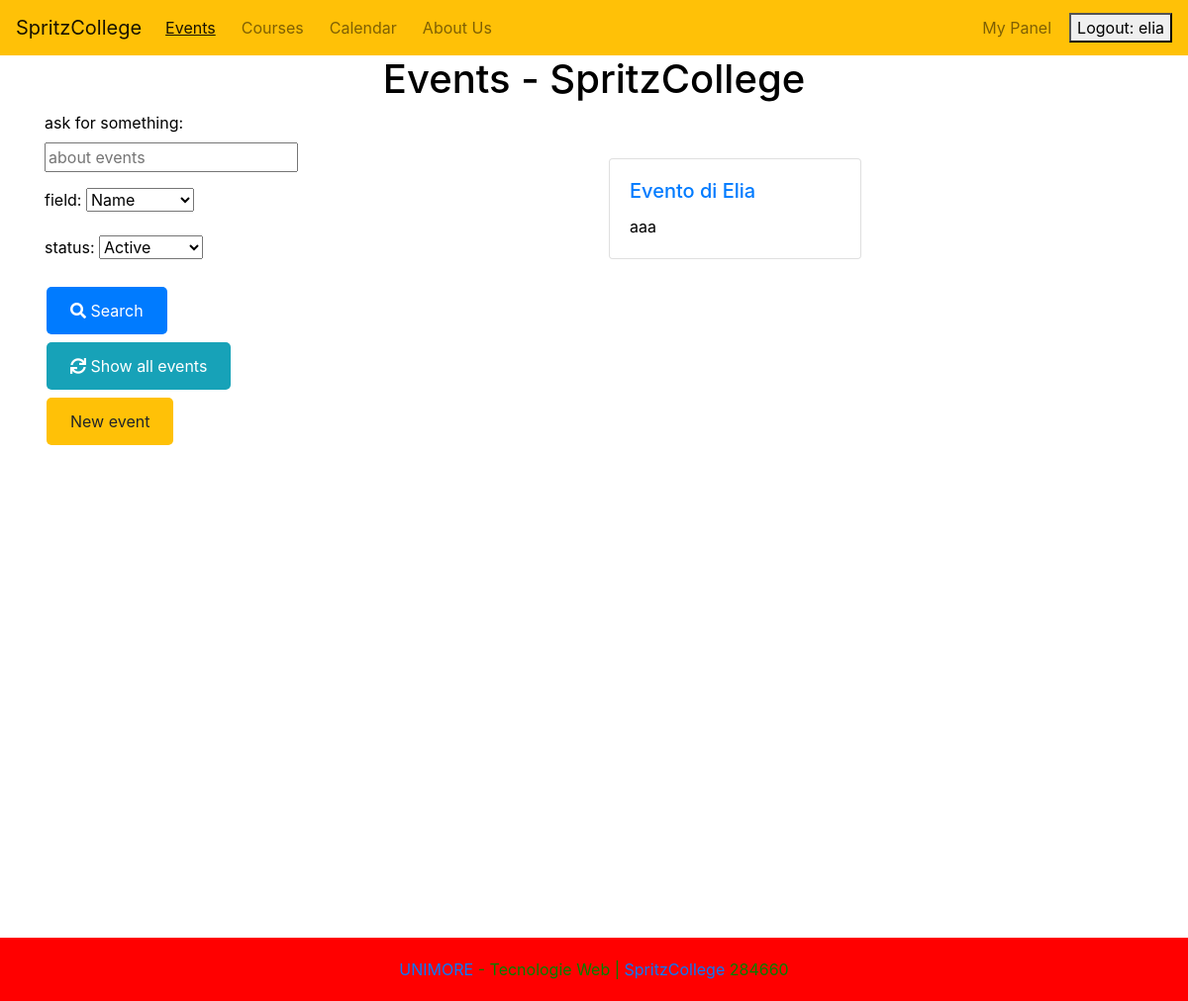
Before: /activities/events/ (signed in) with the older database file.
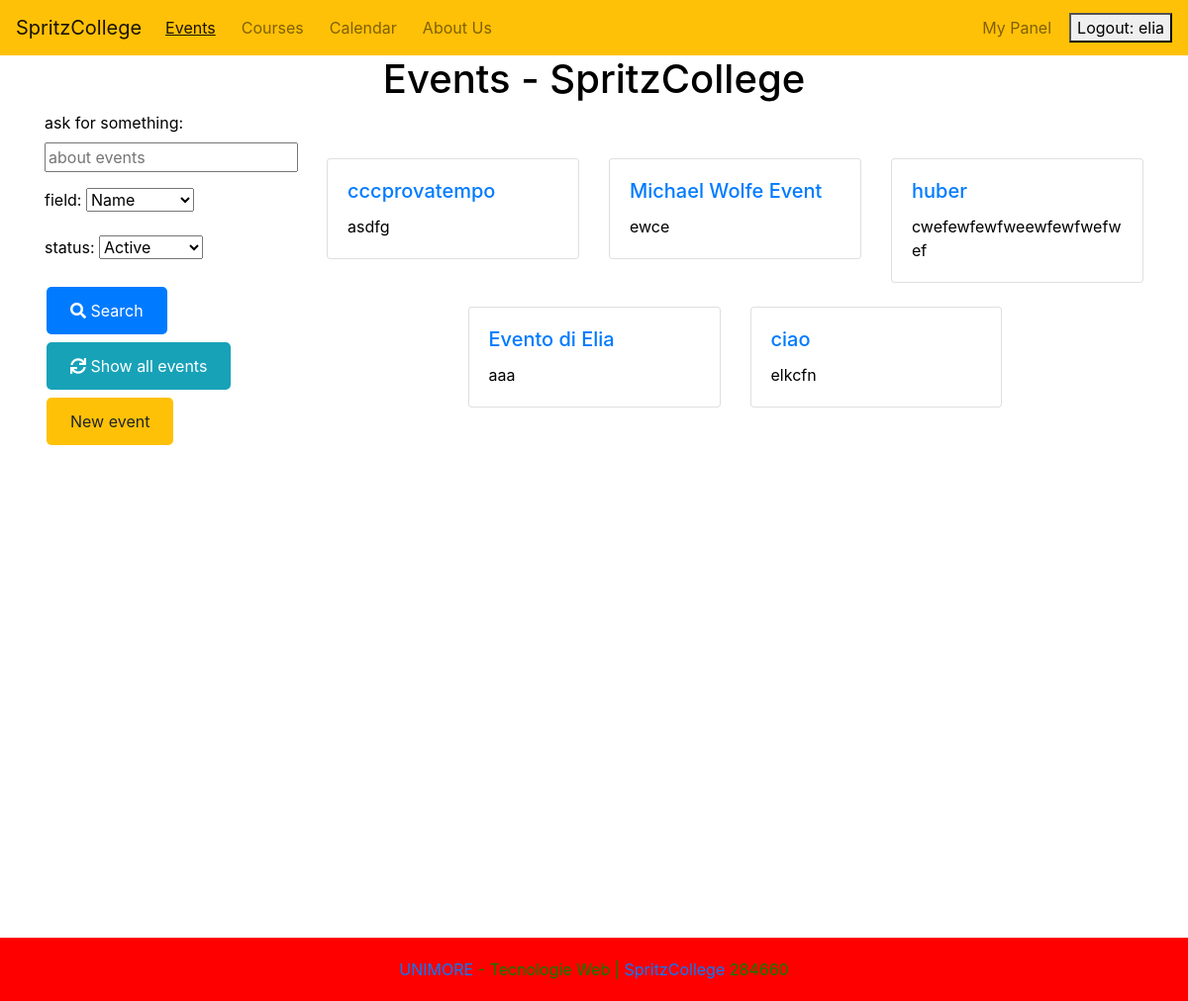
After: the same page with the newer database file.
### Activities/models.py (models this page shows, shortened)
class Event(models.Model):
    name = models.CharField(max_length=100)
    description = models.TextField(max_length=250)
    date = models.DateTimeField(default=default_event_time)
    duration = models.DurationField(null=True, blank=True)
    price = models.DecimalField(max_digits=10, decimal_places=1, null=True, blank=True, default=0)
    max_capacity = models.IntegerField(default=100)
    place = models.CharField(max_length=100, default="conference room")
    status = models.CharField(max_length=20, choices=[('active', 'Active'), ('cancelled', 'Cancelled'), ('completed', 'Completed')], default='active')
    class Meta:
        ordering = ['date']

### Activities/views.py (the view)
# urls.py: path("events/", EventsList.as_view(), name="list_events"),
class EventsList(ListView):
    model = Event
    template_name = "Activities/Events/events.html"
    def get_queryset(self):
        full_queryset = super().get_queryset()
        filtered_queryset = super().get_queryset()
        search_string = self.request.GET.get("search_string", "")
        search_where = self.request.GET.get("search_where", "")
        status = self.request.GET.get("status", "")
        print ("Parametri di ricerca: \n")
        print (f"stringa: {search_string}")
        print (f"dove: {search_where}")
        print (f"stato: {status}")
        search_performed = False
        if search_string and search_where:
            search_performed = True
            if search_where == "Name":
                filtered_queryset = full_queryset.filter(name__icontains=search_string, status=status)
            elif search_where == "Description":
                filtered_queryset = full_queryset.filter(description__icontains=search_string, status=status)
        if status:
            search_performed = True
            filtered_queryset = filtered_queryset.filter(status=status)
        if not filtered_queryset.exists() and search_performed:
            messages.add_message(self.request, messages.INFO, 'No results found for your search criteria.')
            return full_queryset
        self.filtered_queryset = filtered_queryset
        self.search_performed = search_performed
        return filtered_queryset
    def get_context_data(self, **kwargs):
        context = super(EventsList, self).get_context_data(**kwargs)
        context['form'] = SearchForm(self.request.GET or None)
        context['title'] = "Events"
        if hasattr(self, 'filtered_queryset') and self.filtered_queryset.exists() and self.search_performed:
            out = string_for_title (self.request.GET.get("search_string", ""), self.request.GET.get("status", ""))
            context['title'] = out
        return context

### Activities/forms.py
class SearchForm(forms.Form):
    SEARCH_CHOICES = (
        ('Name', 'Name'),
        ('Description', 'Description'),
    )
    STATUS_CHOICES = (
        ('active', 'Active'),
        ('cancelled', 'Cancelled'),
        ('completed', 'Completed'),
    )
    search_string = forms.CharField(max_length=100, required=False, widget=forms.TextInput(attrs={'placeholder': 'about events'}), label='ask for something',)
    search_where = forms.ChoiceField(choices=SEARCH_CHOICES, required=False, label='field')
    status = forms.ChoiceField(choices=STATUS_CHOICES, required=False, initial='active', label='status')

### Activities/templates/Activities/Events/events.html (shortened to what this page needs)
{% extends 'base.html' %}
{% block content %}
{% load static %}
<div class="container">
    <h1 class="text-center">{{ title }} - SpritzCollege</h1>
    {% if object_list.count == 0 %}
        {% if not request.user.is_authenticated %}
        <div class="alert alert-info text-center" role="alert">
            There are no scheduled events! <br> Come back later or <a href="{% url 'register' %}">sign up</a> to be the first to be informed!
        </div>
        {% endif %}
        {% if request.user.is_authenticated %}
            {% for group in request.user.groups.all %}
            {% if group.name == 'culture' %}
            <div class="alert alert-info text-center" role="alert">
                There are no scheduled events! <br> Come back later or... if you want, you can <a href="{% url 'new_event' %}">create a new event</a>!
            </div>
            {% endif %}
            {% endfor %}
        {% endif %}
    {% else %}
    <div class="row">
        <div class="col-md-3">
            <form id="searchForm" class="search-form" method="get" action="">
                {{ form.as_p }}
                <button type="submit" class="btn btn-primary"><i class="fas fa-search"></i> Search</button>
                <button type="button" onclick="resetForm()" class="btn btn-info"><i class="fas fa-sync"></i> Show all events</button>
                <br>
                {% if request.user.is_authenticated %}
                    {% for group in request.user.groups.all %}
                    {% if group.name == 'culture' %}
                    <a href="{% url 'new_event' %}" class="btn btn-warning">New event</a>
                    {% endif %}
                    {% endfor %}
                {% endif %}
                <br>
            </form>
        </div>
        <div class="col-md-9">
            <div class="event-list-container">
                <div class="row justify-content-center mt-5">
                    {% for event in object_list %}
                    <div class="col-md-4 mb-4">
                        <div class="card">
                            <div class="card-body">
                                <h5 class="card-title"><a href="{% url 'event_detail' event.id %}">{{ event.name }}</a></h5>
                                <p class="card-text">{{ event.description|truncatechars:100 }}</p>
                            </div>
                        </div>
                    </div>
                    {% endfor %}
                </div>
            </div>
        </div>
    </div>
    {% endif %}
</div>
{% endblock %}

Changed rows visible on the page:
added Event: name "cccprovatempo", description "asdfg"
added Event: name "Michael Wolfe Event", description "ewce"
added Event: name "huber", description "cwefewfewfweewfewfwefwef"
added Event: name "ciao", description "elkcfn"
